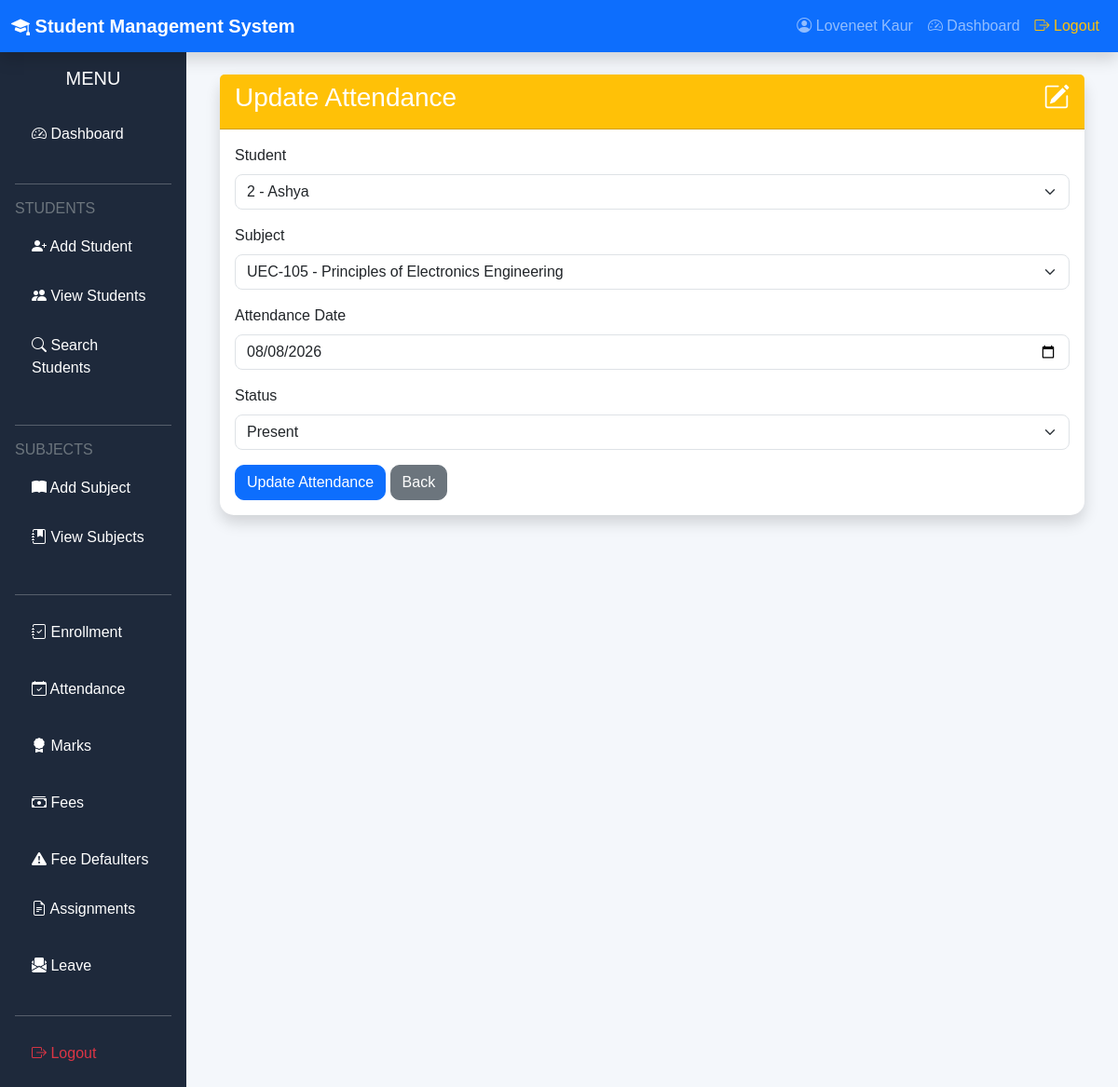
Page /update_attendance/2 (signed in) on the committed database.
### models.py (models this page shows)
class Attendance(db.Model):
    __tablename__ = "attendance"
    id = db.Column(db.Integer, primary_key=True)
    student_id = db.Column(
        db.Integer,
        db.ForeignKey("students.id"),
        nullable=False
    )
    subject_id = db.Column(
        db.Integer,
        db.ForeignKey("subjects.id"),
        nullable=False
    )
    attendance_date = db.Column(
        db.Date,
        default=date.today
    )
    status = db.Column(
        db.String(20),
        nullable=False
    )
    student = db.relationship(
        "Students",
        backref="attendance_records"
    )
    subject = db.relationship(
        "Subject",
        backref="attendance_records"
    )

class Students(db.Model):
    __tablename__ = "students"
    id = db.Column(db.Integer, primary_key=True)
    roll_number = db.Column(db.String(20), unique=True, nullable=False)
    name = db.Column(db.String(100), nullable=False)
    branch = db.Column(db.String(100), nullable=False)
    semester = db.Column(db.String(20), nullable=False)
    phone = db.Column(db.String(15))
    email = db.Column(db.String(120), unique=True)
    photo = db.Column(db.String(255))
    marks = db.Column(db.Float, default=0)
    attendance = db.Column(db.Float, default=0)
    total_fee = db.Column(db.Float, default=0)
    paid_fee = db.Column(db.Float, default=0)
    due_fee = db.Column(db.Float, default=0)
    fee_status = db.Column(db.String(20), default="Pending")
    status = db.Column(db.String(30), default="Active")
    admission_date = db.Column(
        db.Date,
        default=date.today
    )

class Subject(db.Model):
    __tablename__ = "subjects"
    id = db.Column(db.Integer, primary_key=True)
    subject_name = db.Column(
        db.String(100),
        nullable=False
    )
    subject_code = db.Column(
        db.String(20),
        unique=True,
        nullable=False
    )
    credits = db.Column(db.Integer)

### routes/attendance/crud.py (the view, shortened to what this page needs)
@app.route("/update_attendance/<int:id>", methods=["GET", "POST"])
def update_attendance(id):
    if "user_id" not in session:
        return redirect("/login")
    attendance = Attendance.query.get_or_404(id)
    students = Students.query.order_by(
        Students.name
    ).all()
    subjects = Subject.query.order_by(
        Subject.subject_name
    ).all()
    return render_template(
        "update_attendance.html",
        attendance=attendance,
        students=students,
        subjects=subjects
    )

### templates/update_attendance.html (shortened to what this page needs)
{% extends "base.html" %}
{% block content %}
<div class="container">
    <div class="card shadow">
        <div class="card-header bg-warning">
            <h3>
                <i class="bi bi-pencil-square"></i>
                Update Attendance
            </h3>
        </div>
        <div class="card-body">
            <form method="POST">
                <div class="mb-3">
                    <label class="form-label">
                        Student
                    </label>
                    <select
                        name="student_id"
                        class="form-select"
                        required>
                        {% for student in students %}
                        <option
                            value="{{ student.id }}"
                            {% if student.id==attendance.student_id %}
                            selected
                            {% endif %}>
                            {{ student.roll_number }}
                            -
                        </option>
                        {% endfor %}
                    </select>
                </div>
                <div class="mb-3">
                    <label class="form-label">
                        Subject
                    </label>
                    <select
                        name="subject_id"
                        class="form-select"
                        required>
                        {% for subject in subjects %}
                        <option
                            value="{{ subject.id }}"
                            {% if subject.id==attendance.subject_id %}
                            selected
                            {% endif %}>
                            {{ subject.subject_code }}
                            -
                        </option>
                        {% endfor %}
                    </select>
                </div>
                <div class="mb-3">
                    <label class="form-label">
                        Attendance Date
                    </label>
                    <input
                        type="date"
                        name="attendance_date"
                        class="form-control"
                        value="{{ attendance.attendance_date }}"
                        required>
                </div>
                <div class="mb-3">
                    <label class="form-label">
                        Status
                    </label>
                    <select
                        name="status"
                        class="form-select">
                        <option
                            value="Present"
                            {% if attendance.status=="Present" %}
                            selected
                            {% endif %}>
                            Present
                        </option>
                    </select>
                </div>
                <button
                    class="btn btn-primary">
                    Update Attendance
                </button>
                <a href="/view_attendance"
                   class="btn btn-secondary">
                    Back
                </a>
            </form>
        </div>
    </div>
</div>
{% endblock %}

### static/css/style.css (style rules this page uses)
body { background:#f4f6f9; font-family:Arial, Helvetica, sans-serif; }
.card { border:none; border-radius:12px; box-shadow:0 2px 10px rgba(0,0,0,.08); }
.card-header { font-weight:bold; }
.btn { border-radius:8px; }
.form-control, .form-select { border-radius:8px; }
body { background:#f4f7fb; }
.card { border:none; border-radius:15px; transition:.3s; }
.card-header { background:#0d6efd; color:white; font-weight:bold; }
.btn { border-radius:10px; }
.card i { float:right; }

### rows in the picture
Attendance: student_id "2 - Ashya", subject_id "UEC-105 - Principles of Electronics Engineering", attendance_date "08/08/2026", status "Present"

### other values in the picture
{{ session["username"] }} "Loveneet Kaur"
